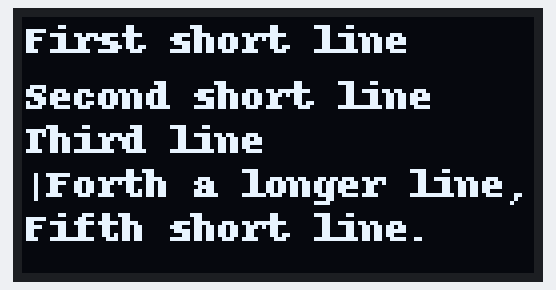
Bench run of a program on a simulated Raspberry Pi (BCM pin numbers). Shown: 128×64 one-colour display. The interpreter's speed is modelled, so counts of loop turns are approximate; the clock reads 2024-03-15 10:24:30 at power-on unless the program sets it. At 50.9 s the program stops and its outputs stay as they are.

Above: at 0.3 s.
At 30.7 s:
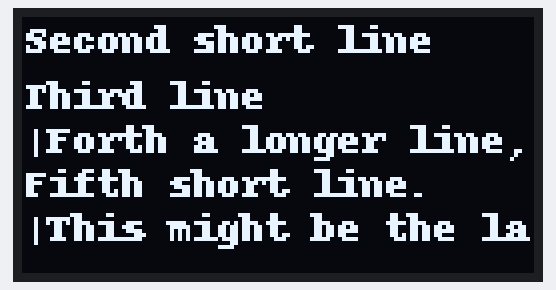
At 40.8 s:
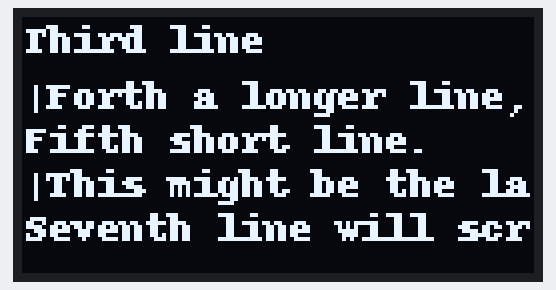
At 50.9 s:
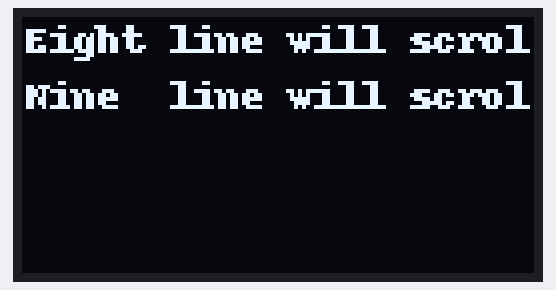

The program:

MySSD1306_display.py
```python
# -*- coding: utf-8 -*-
import time

import sys
import logging

from PIL import Image
from PIL import ImageDraw
from PIL import ImageFont

# display variables
disp = None
width = None
height = None
image = None
draw = None
# Load default font.
font = None
fntSize = 8
# Alternatively load a TTF font.  Make sure the .ttf font file is in the same directory as this python script!
# Some nice fonts to try: http://www.dafont.com/bitmap.php
# font = ImageFont.truetype('Minecraftia.ttf', 8)
Lines = None
stop = False
YB   = False # display is yellow blue type

# after examples from Adafruit SSD1306
SSD1306 = True # display is present
try:
    import Adafruit_GPIO.SPI as SPI
    import Adafruit_SSD1306
except: SSD1306 = False

# initialize the display, return ref to the display
def InitDisplay(type,size,yb = False):
    global disp, width, height, image, draw, YB
    global SSD1306

    if not SSD1306: return False
    # Raspberry Pi pin configuration:
    RST = 24
    # Note the following are only used with SPI:
    DC = 23
    SPI_PORT = 0
    SPI_DEVICE = 0
    # Note the following is only used with I2C:
    I2C = 1     # i2c bus number

    try:
      if type == 'I2C' and size == '128x32':
        # 128x32 display with hardware I2C:
        disp = Adafruit_SSD1306.SSD1306_128_32(rst=RST,i2c_bus=I2C)
      elif type == 'I2C' and size == '128x64':
        # 128x64 display with hardware I2C:
        disp = Adafruit_SSD1306.SSD1306_128_64(rst=RST,i2c_bus=I2C)
      elif type == 'SPI' and size == '128x32':
        # 128x32 display with hardware SPI:
        disp = Adafruit_SSD1306.SSD1306_128_32(rst=RST, dc=DC, spi=SPI.SpiDev(SPI_PORT, SPI_DEVICE, max_speed_hz=8000000))
      elif type == 'SPI' and size == '128x64':
        # 128x64 display with hardware SPI:
        disp = Adafruit_SSD1306.SSD1306_128_64(rst=RST, dc=DC, spi=SPI.SpiDev(SPI_PORT, SPI_DEVICE, max_speed_hz=8000000))
      else: raise ValueError("Unknown Adafruit Display.")

      # Initialize library.
      disp.begin()
      # Get display width and height.
      width = disp.width
      height = disp.height
      YB = yb

      # Clear display.
      disp.clear()
      disp.display()

      ClearDisplay()

    except:
      SSD1306 = False
      return False
    return True

def ClearDisplay():
    global image, draw
    global SSD1306

    if not SSD1306: return False
    # image with mode '1' for 1-bit color
    image = Image.new('1', (width, height))

    # Create drawing object
    draw = ImageDraw.Draw(image)
    # draw.rectangle((0,0,width-1,height-1), outline=1, fill=0)

    return True


# add a line to the pool
# TO DO: font and font size is per line now
def addLine(text,**args):
    global Lines, font, fntSize, draw
    global SSD1306

    if not SSD1306:
        print("Display: %s" % text)
        return False
    if ('font' in args.keys()) and (type(args['font']) is str):
        if 'size' in args.keys(): fntSize = int(args['size'])
        if fntSize < 4: fintSize = 8
        try:
            font = ImageFont.truetype(args['font'],fntSize)
        except:
            font = None
    if font == None:
        font = ImageFont.load_default(); fntSize = 8
    clear = (False if (not 'clear' in args.keys()) else args['clear'])

    unused, MaxH = draw.textsize(text, font=font)
    if Lines == None: Lines = []
    while True:
        if len(Lines) > 100: sleep(5)   # wait till more lines are displayed
        else: break
    Lines.append( {
        'x':1,'MaxH': MaxH,
        'txt':text,
        'fnt': font,
        'fill': 255 if not 'fill' in args.keys() else args['fill'],
        'clear': clear,    # clear display and push this line on top display
        'timing': int(time.time()),
        })
    return True

# allow to scroll if text width exceeds display width
def scroll(linenr,yPos):
    global Lines, width, height, draw

    # baseY = yPos+Lines[linenr]['MaxH']
    if yPos > height: return False
    if not 'strt' in Lines[linenr].keys(): Lines[linenr]['strt'] = -6
    txt = Lines[linenr]['txt']
    if Lines[linenr]['strt'] > 0:
        txt = Lines[linenr]['txt'][Lines[linenr]['strt']:]
    if not len(txt): return False
    delay = False
    if txt[0] == '|': delay = True
    twidth, unused = draw.textsize(txt, font=Lines[linenr]['fnt'])
    trimmed = False
    while twidth > width:
        trimmed = True
        txt = txt[:-1]
        twidth, unused = draw.textsize(txt, font=Lines[linenr]['fnt'])
    if (Lines[linenr]['fill'] > 0) and (time.time()-Lines[linenr]['timing'] > 65*60):
        Lines[linenr]['fill'] -= 1
    draw.text((1, yPos), txt, font=Lines[linenr]['fnt'], fill=Lines[linenr]['fill'])
    if trimmed:
        Lines[linenr]['strt'] += 1
    else:
        Lines[linenr]['strt'] = -6
    return delay

# display as much lines as possible
DisplayError = 0
def Display(lock):
    global Lines, draw, image, disp, DisplayError, YB, height
    if Lines == None or not len(Lines): return (False,False)
    # ClearDisplay()
    # Clear image buffer by drawing a black filled box.
    linenr = 0; Ypos = 1 ; delay = False
    while True:
        if lock != None:
            with lock: nrLines = len(Lines)
        else:
            nrLines = len(Lines)
        if not linenr:    # clear display
            if Ypos:
                draw.rectangle((0,0,width,height), outline=0, fill=0)
            Ypos = 0; trimmedY = False
        if linenr >= nrLines: break
        if YB and (linenr >= 5):
           trimmedY = True
           break
        if Ypos > height:
           trimmedY = True
           break
        if Lines[linenr]['clear']:
            Lines[linenr]['clear'] = False
            for i in range(0,linenr):
                Lines.pop(0)
            linenr = 0
            continue
        if not linenr:      # clear display
            draw.rectangle((0,0,width,height), outline=0, fill=0)
        if scroll(linenr,Ypos): delay = True
        Ypos += Lines[linenr]['MaxH']
        if YB and not linenr: Ypos += 3  # first yellow line takes 3 leds extra
        linenr += 1
    # Draw the image buffer.
    disp.image(image)
    try:
        disp.display()
        DisplayError = 0
    except:
        # print("Failure in displaying image")
        if DisplayError > 10:
            logging.exception("Display Server: too may SSD1306 display errors.")
            sys.exit("Too many I2C ERRORs while displaying on SSD1306.")
        disp.image(image)
        try:
            disp.display()
        except:
            DisplayError += 1
        logging.exception("WARNING Display Server: SSD1306 display error.")
    return trimmedY,delay

# run forever this function
def Show(lock, conf):
    global Lines
    global SSD1306

    if not SSD1306: return # no hardware
    count = 0
    if 'lines' in conf.keys() and (type(conf['lines']) is list):
        Lines = conf['lines']
    if Lines == None: Lines = []
    # TO DO: slow down if there are no changes
    #        scroll line by tab stop with longer show delay
    if not 'stop' in conf.keys(): conf['stop'] = False
    while not conf['stop']:
        if not len(Lines):
              time.sleep(5)   # first line has a delay of 5 seconds
              count = 0
              continue
        trimmedy,delay = Display(lock)
        if trimmedy:          # scroll vertical, allow 10 seconds for top line to read
            if int(time.time()) - Lines[0]['timing'] > 10:
                if lock != None:
                    with lock: Lines.pop(0)
                else:
                    if len(Lines): Lines.pop(0)
	elif lock == None: return   # not in thread
        if delay: time.sleep(10)
        else: time.sleep(0.3)


if __name__ == "__main__":
    BUS = 'I2C'
    SIZE = '128x64'
    YB = True
    if not InitDisplay(BUS,SIZE,yb=YB):
        print("No SSD1306 hardware present")
    addLine('First short line',  font=font, fill=255)
    addLine('Second short line')
    addLine('Third line')
    addLine('|Forth a longer line,  | more a the previous line.')
    addLine('Fifth short line.')
    addLine('|This might be the last| line to be displayed.')
    addLine('Seventh line will scroll the display')
    addLine('Eight line will scroll the display', clear=True)
    addLine('Nine  line will scroll the display')

    Show(None,{})
```

Measured:
- what the display in image 0 shows lasts 30.4 s, from 0.2 s to 30.6 s
- what the display in image 1 shows lasts 10.2 s, from 30.6 s to 40.8 s
